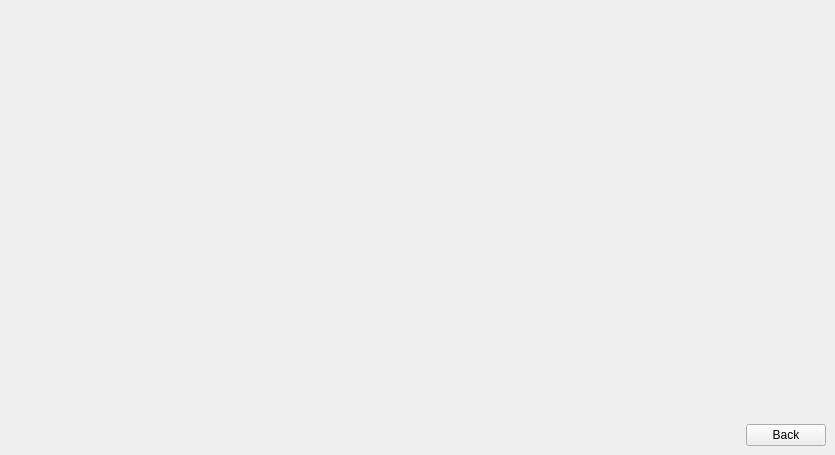
<?xml version="1.0" encoding="UTF-8"?>
<ui version="4.0">
 <class>MainWindow</class>
 <widget class="QMainWindow" name="MainWindow">
  <property name="geometry">
   <rect>
    <x>0</x>
    <y>0</y>
    <width>835</width>
    <height>455</height>
   </rect>
  </property>
  <property name="windowTitle">
   <string>MainWindow</string>
  </property>
  <property name="windowIcon">
   <iconset>
    <normaloff>../GUI/istockphoto-1013490744-1024x1024.jpg</normaloff>../GUI/istockphoto-1013490744-1024x1024.jpg</iconset>
  </property>
  <widget class="QWidget" name="centralwidget">
   <layout class="QGridLayout" name="gridLayout" rowstretch="15,1">
    <item row="0" column="0">
     <widget class="QWidget" name="widget_L" native="true"/>
    </item>
    <item row="0" column="1">
     <widget class="QWidget" name="widget_R" native="true"/>
    </item>
    <item row="1" column="0" colspan="2">
     <layout class="QHBoxLayout" name="horizontalLayout">
      <item>
       <spacer name="horizontalSpacer">
        <property name="orientation">
         <enum>Qt::Horizontal</enum>
        </property>
        <property name="sizeHint" stdset="0">
         <size>
          <width>588</width>
          <height>20</height>
         </size>
        </property>
       </spacer>
      </item>
      <item>
       <widget class="QPushButton" name="btn_back">
        <property name="text">
         <string>Back</string>
        </property>
       </widget>
      </item>
     </layout>
    </item>
   </layout>
  </widget>
 </widget>
 <resources/>
 <connections/>
</ui>
